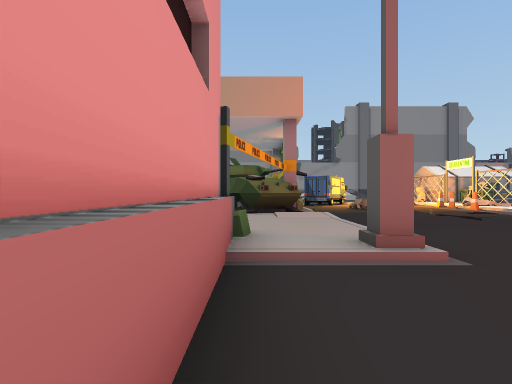
View 1 (above)

24 first-person views from a walk through a 3-D level made in the Unity game engine. The camera is 1.4 m above the floor, looks level and sees 80° across. The floor is counted in squares, 2 m on a side. Each view is taken from the middle of a square. On the plan, view 1 faces up. The plan holds only what a view shows up to about 10 squares ahead; the rest is blank. The place goes on beyond the plan. The player is left out.

View 2
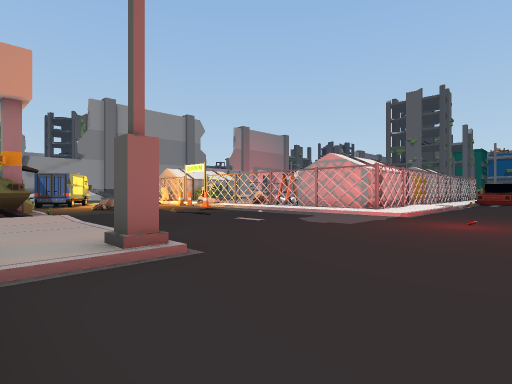

View 3
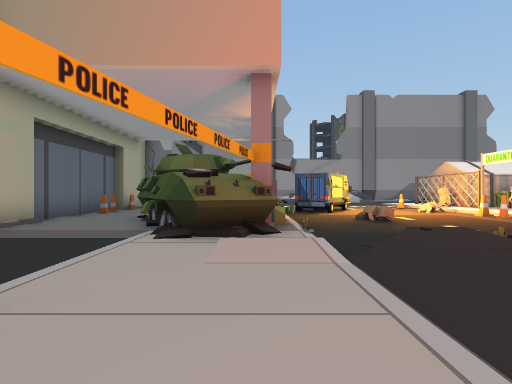

View 4
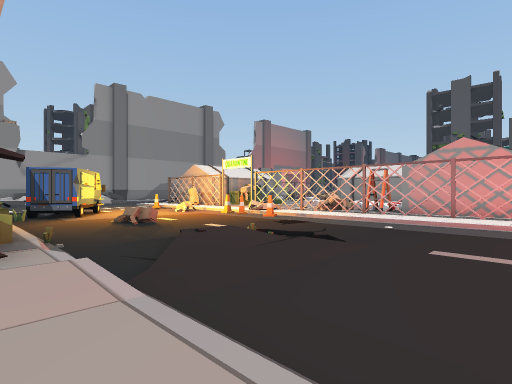

View 5
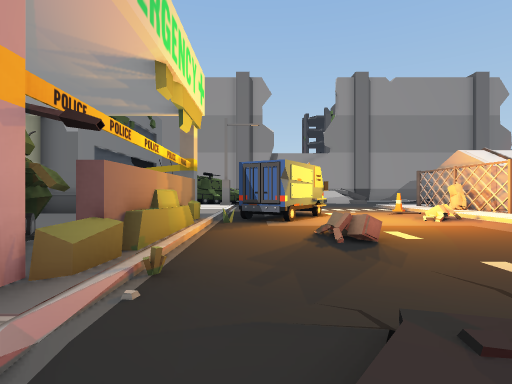

View 6
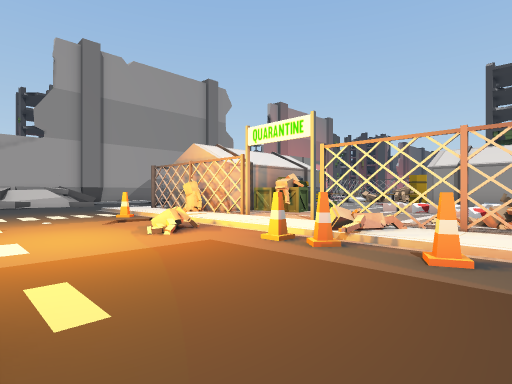

View 7
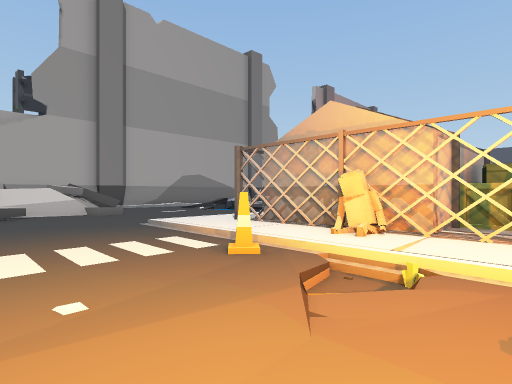

View 8
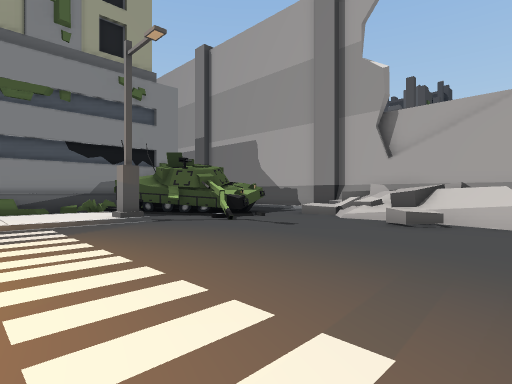

View 9
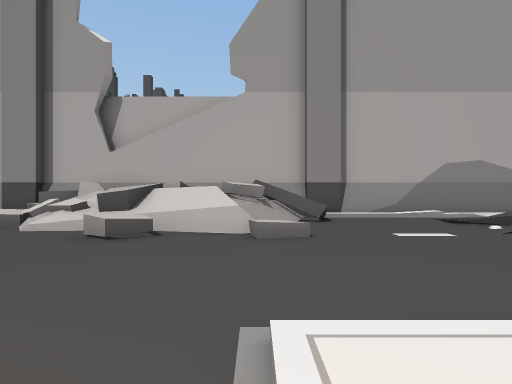

View 10
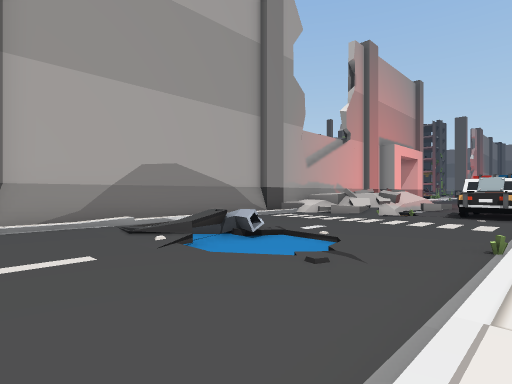

View 11
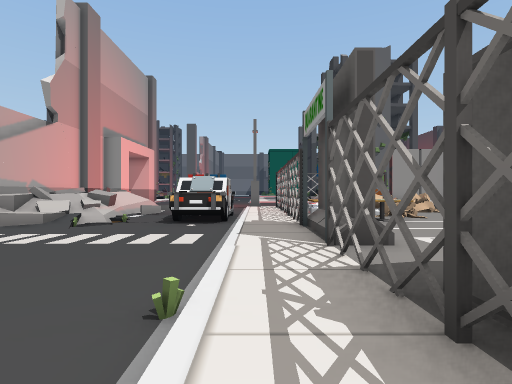

View 12
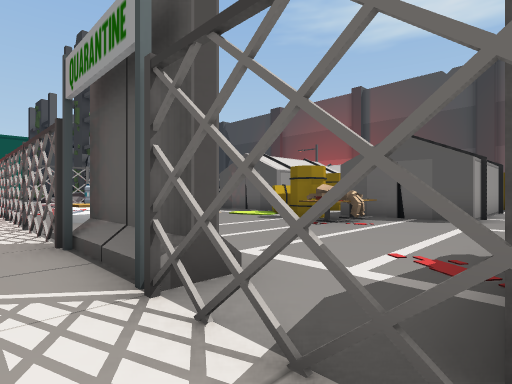

View 13
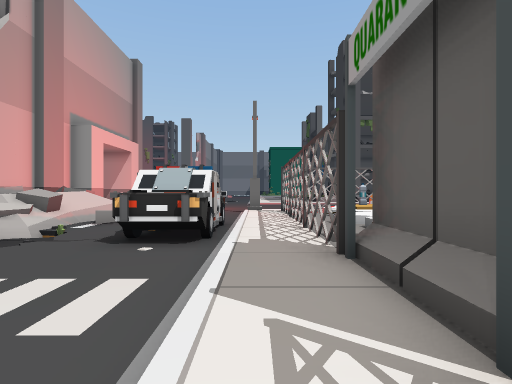

View 14
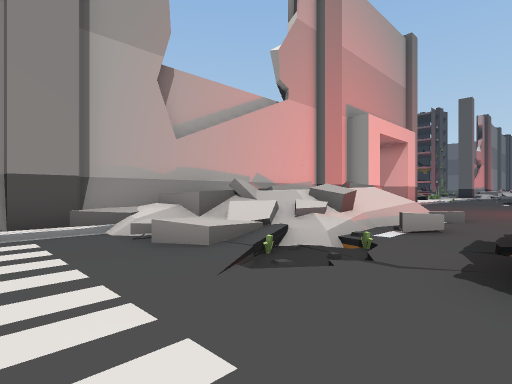

View 15
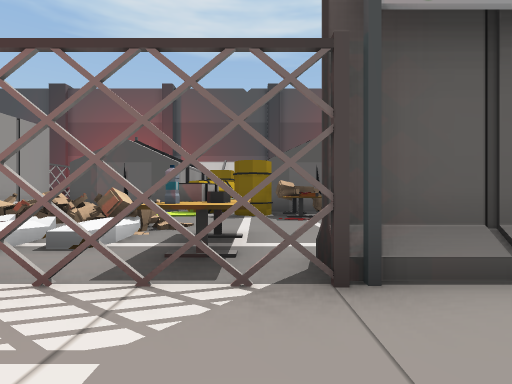

View 16
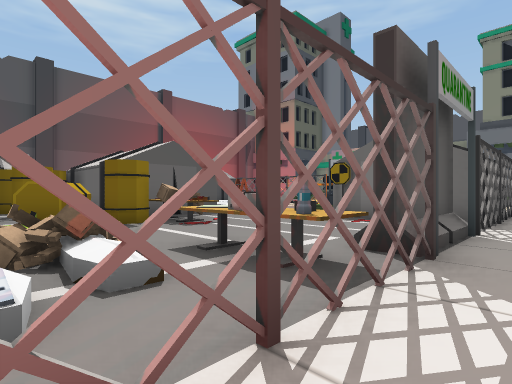

View 17
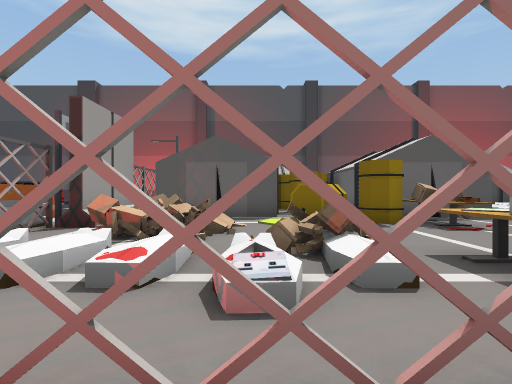

View 18
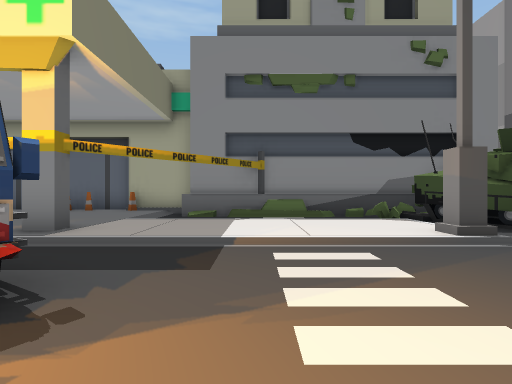

View 19
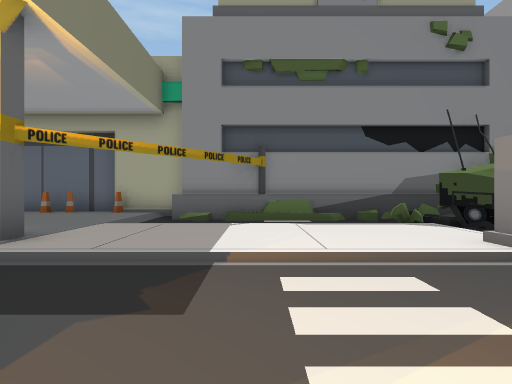

View 20
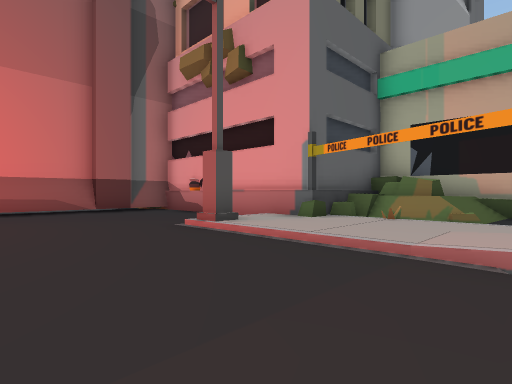

View 21
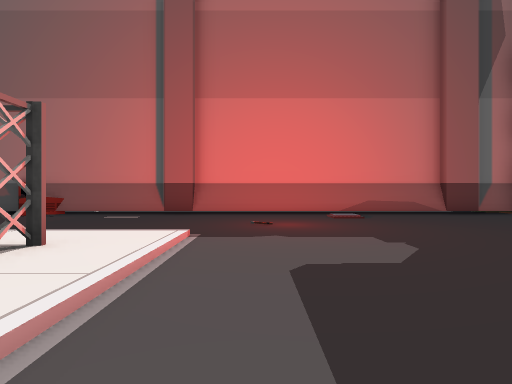

View 22
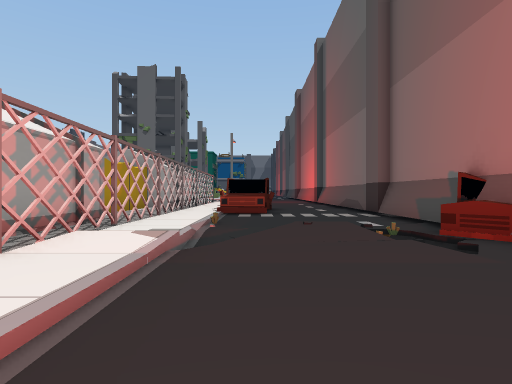

View 23
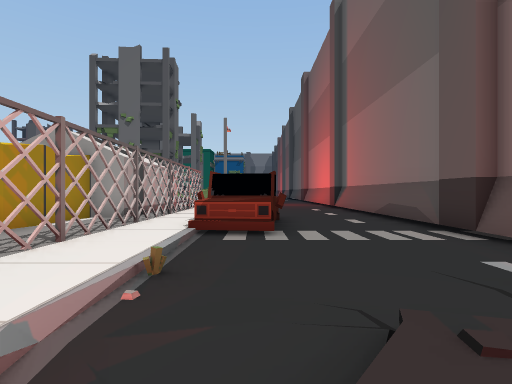

View 24
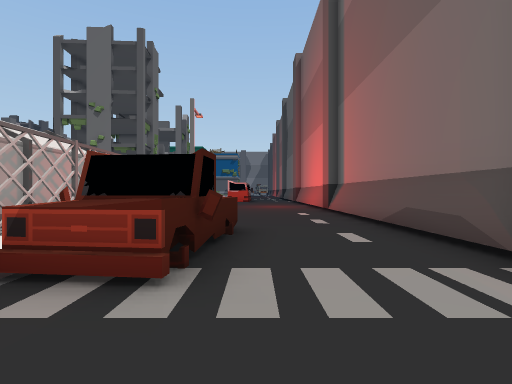

### Floor plan
Key: @ floor where view 1 was taken; # wall or solid block; x gap in a wall; . main floor; : floor 0.25 m higher than the main floor; - floor 0.25 m lower than the main floor; + floor 0.5 m higher than the main floor; _ floor 0.5 m lower than the main floor; * floor 0.75 m higher than the main floor; % floor 1.25 m higher than the main floor; & floor 1.5 m higher than the main floor; / step, stairs or slope; = window, fence, low wall or low ledge; ^ raised ledge; A van; C car; O other object.
Columns run from 5 left of view 1 to 27 right of it. Each row starts with its distance up from view 1.
 31        ################  ########
 30          =&%x%x//...    .../##  =
 29          //&==^=...:+ ....=/=&&=^
 28         =//&#=/....+=.....///==#/
 27        ^....^.//...-//....///.^.=
 26       #^.........../-/...........
 25     ###x=........../.......OO
 24   ###......................OOOO..
 23   #/=::#....../::::::::::::::::::
 22   #./::/....../:#######x####x#x#:
 21   #./::/....../:#    #::::OO:*::
 20   #./::/.....O/:#     ::::OO****
 19   #./::/....../O#    O:::::/OO::
 18  ##./::/.AA.._/:#OOO# ::::::/:OOO
 17 ##///:#/ AA.../:#OOO  ::: ::::OOO
 16 #O:::::/AA...O/:::    :::OO::: O#
 15 #O:::: =......O::     ::: OOO  ##
 14 #O: :  #......O## ::  :####O###
 13 #:: #  #.O....O#:/::  :#  #O#
 12 #::####^.....O/:#O    :#  #OO
 11 ##::###/....../:OO    :#    O
 10  #::###/....///:#      #    O
  9   ../#^///-/../:#
  8   ../::=..//../:##
  7  #=//::/....../:##
  6  #^#/::/....../:##
  5  #^=/::/....../:##############
  4  ####/:#....../:::::::::::::
  3     #///....../////=/////OO
  2     #.............../....OOO
  1     #.............../.......O....
  0     O@............./-............
 -1     #............../C............
 -2     #############################

Positions as (right, up) in squares from view 1, and headings:
1: (0, 0), facing up
2: (0, 0), facing up-right
3: (1, 4), facing up
4: (1, 5), facing up-right
5: (3, 8), facing up
6: (5, 11), facing up-right
7: (6, 17), facing up-right
8: (9, 20), facing up-left
9: (9, 22), facing up
10: (11, 23), facing up-right
11: (14, 23), facing right
12: (16, 23), facing down-right
13: (17, 23), facing right
14: (19, 25), facing up-right
15: (21, 24), facing down
16: (24, 23), facing down-left
17: (24, 23), facing down
18: (6, 20), facing left
19: (5, 20), facing left
20: (5, 8), facing down-left
21: (8, 8), facing down
22: (10, 2), facing right
23: (14, 2), facing right
24: (17, 1), facing right
